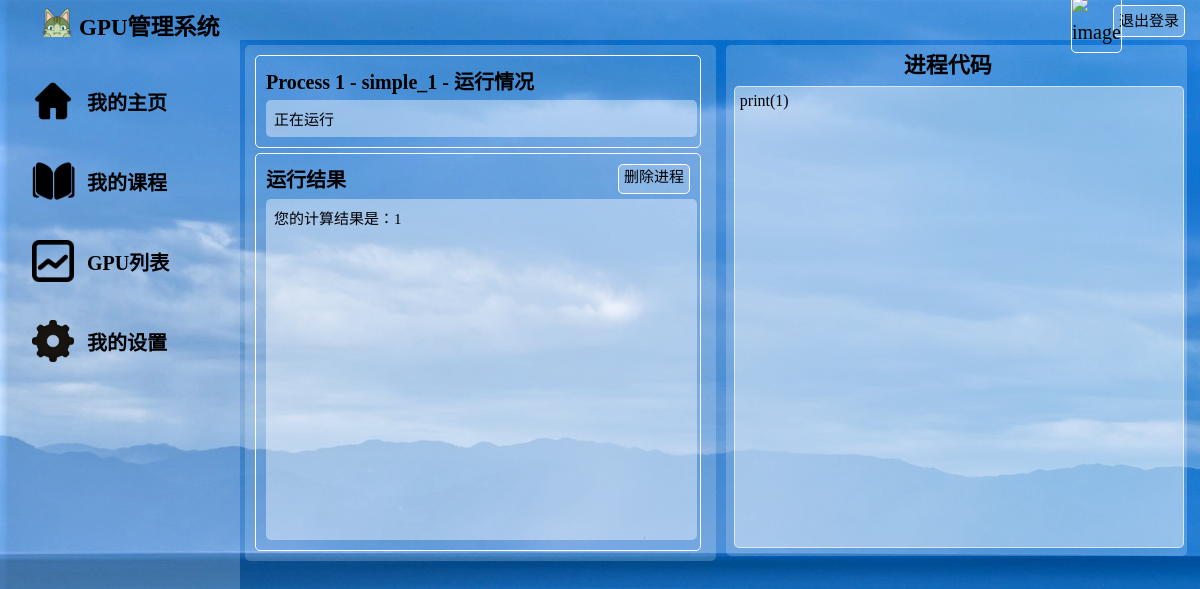
Screenshot of /process_teacher/1/ with the database file from the repository.
### watchlist/models.py (models this page shows)
class Process(db.Model):
    __tablename__ = 'Process'
    id = db.Column(db.Integer, primary_key=True)                    # id（主键）
    name = db.Column(db.String(50))                                 # 程序的名称
    info = db.Column(db.String(300))                                # 程序的信息
    state = db.Column(db.String(50))                                # 是否运行完成
    result = db.Column(db.String(1000))                             # 程序的结果
    code = db.Column(db.String(10000))                              # 存储代码，方便以后编辑代码
    course_name = db.Column(db.String(50), db.ForeignKey('Course.name'))  # 程序所属的课程
    gpu_name = db.Column(db.String(50), db.ForeignKey('GPU.name'))  # 程序在哪个gpu上跑的

### watchlist/views.py (the view)
@app.route('/process_teacher/<int:id>/', methods=['GET', 'POST'])
def process_xxx_teacher(id):
    process = Process.query.filter_by(id=id).first()
    return render_template('process_xxx_teacher.html',process=process)

### watchlist/__init__.py (called while the page is built)
@app.context_processor
def inject_user():
    from watchlist.models import User
    user = User.query.first()
    return dict(user=user)

### watchlist/templates/process_xxx_teacher.html (shortened to what this page needs)
<!DOCTYPE html>
<html lang="en">
<head>
	<link rel="stylesheet" href="/static/style_student.css" />
</head>
<body>
	<div id="container">
		<div id="header">
			<div id="logo">
				<img src="/static/pic/logo.png" alt="">
				<span>GPU管理系统</span>
			</div>
			<div id="other">
				<form form method="POST" action="/logout/">
					<a id="login_out" href="/logout/" class="button">退出登录</a>
					<div id="user_img">
						<img src="{{ current_user.pic_path }}" alt="image">
					</div>
					<div id="user_name">
					</div>
				</form>
			</div>
		</div>
		<div id="main">
			<div id="aside">
				<br>
				<div id="Home Page">
					<div class="asidepic">
						<img src="/static/pic/home.png" alt="">
					</div>
					<div class="asidechoices">
						<a href="/index_teacher/">我的主页</a>
					</div>
				</div>
				<div id="My courses">
					<div class="asidepic">
						<img src="/static/pic/courses.png" alt="">
					</div>
					<div class="asidechoices">
						<a href="/my_courses_teacher/">我的课程</a>
					</div>
				</div>
				<div id="Process">
					<div class="asidepic">
						<img src="/static/pic/process.png" alt="">
					</div>
					<div class="asidechoices">
						<a href="/process_teacher/">GPU列表</a>
					</div>
				</div>
				<div id="Settings">
					<div class="asidepic">
						<img src="/static/pic/settings.png" alt="">
					</div>
					<div class="asidechoices">
						<a href="/settings_teacher/">我的设置</a>
					</div>
				</div>
			</div>
			<div id="content">
				<div id="left">
					<div id="result1_1" style="background:none;">
						<p style="font-weight:bold;margin-bottom:5px;">
							{{ process.name }} - {{ process.info }} - 运行情况
						</p>
						<div id="box1" style="background:rgba(255,255,255,0.4);">
							<p>
								{{ process.state }}
							</p>
						</div>
					</div>
					<div id="result2_2" style="background:none;">
						<form method="post" action="/process_teacher/">
							<a id="re_edit_delete" class="button"
							onclick="$('#submit').trigger('click');">
							删除进程
							</a>
						</form>
						<p style="font-weight:bold;margin-bottom:5px;">
							运行结果
						</p>
						<p id="box2" style="height:325px;overflow:auto;background:rgba(255,255,255,0.4); margin-top:6px;">
							{{ process.result }}
						</p>
					</div>
				</div>
				<div id="right">
					<div id="re_edit_title">
						<p style="font-weight:bold;margin-bottom:5px;font-size:22px;">
							进程代码
						</p>
					</div>
					<pre id="re_edit_text" name="edit" style="height:450px;padding:5px;overflow:auto;background:rgba(255,255,255,0.4);">{{ process.code }}</pre>
				</div>
			</div>
		</div>
</body>
</html>

### watchlist/static/style_student.css (style rules this page uses)
* { margin: 0; padding: 0; font-family: "阿里巴巴普惠体", "微软雅黑"; color: black; }
html { height: 100%; background:url("pic/bg.gif") repeat-y; background-size: cover; }
#container { margin: 0; height: 100%; }
#header { height: 40px; width: 100%; position: fixed; z-index: 1000;left: 0; top: 0; }
#login_out { height: 30px; padding: 0 5px; margin:5px 15px 6px 2px; font-size:15px; line-height: 30px; float:right; background: rgba(255, 255, 255, 0.2); color:black; text-decoration: none; border:1px solid white; border-radius: 5px; }
#user_img { margin-top: 5px; margin-right: -40px padding-top: -50px; float: right; margin: 10px; height: 30px; width: 30px; }
#user_img img { margin-top:-15px; width: 95%; height:95%; border: 1px solid white; border-radius: 5px; }
#user_name { width: 80px; height: 88%; float: right; margin:1px -10px 1px 0; padding: 1px; color: black; text-align: right; }
#logo { height: 100%; width: 20%; float: left; background: rgba(255, 255, 255, 0.2); }
#logo img { float: left; margin-left: 40px; height: 85%; margin-top: 3px; }
#logo span { float: left; margin-left: 5px; margin-top: 8px; font-weight: bold; font-size: 23px; }
#other { height: 100%; width: 80%; float: left; background: rgba(255, 255, 255, 0.2); text-align: right; line-height: 40px; font-size: 20px; color: black; }
#main { height: auto; }
#aside { margin-top: 40px; float: left; width: 20%; height: 100%; background: rgba(255, 255, 255, 0.2); position: fixed; }
#aside div { height: 60px; margin: auto; text-align: left; margin-left: 5px; padding: 10px; }
#aside a { text-decoration: none; text-align: center; font-size: 20px; line-height: 50px; height: 60px; color: black; margin: 5px; padding: 2px; font-weight: bold; }
.asidepic { height: 80%; width: 25px; float: left; line-height: 100%; }
.asidepic img { height: 70%; margin: 2px; }
.asidechoices { height: 80%; float: left; margin:2px; padding: 2px; }
#content { float: right; width: 80%; height: 100%; overflow: auto; margin-top:40px; }
#box1 { width: 99%; height: 100%; font-size: 20px; padding: 8px; background: rgba(255, 255, 255, 0.2); border-radius: 5px; font-size: 15px; }
#box2 { width: 99%; height: 68%; font-size: 20px; padding: 8px; background: rgba(255, 255, 255, 0.2); border-radius: 5px; font-size: 15px; overflow: auto; max-height: 350px; }
#re_edit_delete { height: 28px; float:right; border:1px solid white; font-size: 15px; font-weight: normal; padding: 0 5px; border-radius: 5px; line-height: 25px; background: rgba(255,255,255,0.2); text-decoration:none; }
#left { width: 48%; float: left; height: 100%; margin:5px; padding: 5px; background: rgba(255, 255, 255, 0.2); border-radius: 5px; }
#right { width: 48%; float: left; height: 100%; background: rgba(255,255,255,0.2); border-radius: 5px; margin:5px; }
#result1_1 { width: 92%; height: 30%; border: 1px solid white; padding: 10px; margin: 5px; font-size: 20px; text-align: left; border-radius: 5px; background: rgba(255, 255, 255, 0.2); }
#result2_2 { width: 92%; height: 70%; border: 1px solid white; padding: 10px; margin: 5px; font-size: 20px; text-align: left; border-radius: 5px; background: rgba(255, 255, 255, 0.2); }
#box1 { width: 98%; height: 100%; font-size: 20px; padding: 8px; background: rgba(255, 255, 255, 0.2); border-radius: 5px; font-size: 15px; }
#box2 { width: 98%; height: 68%; font-size: 20px; padding: 8px; background: rgba(255, 255, 255, 0.2); border-radius: 5px; font-size: 15px; overflow: auto; max-height: 340px; }
#re_edit_text { height:90%; width:95%; margin:8px; overflow: auto; background: rgba(255, 255, 255, 0.65); padding: 5px; border: 1px solid rgba(255, 255, 255, 0.6); border-radius: 5px; text-align: left; }
#re_edit_title { width:95%; height:25px; text-align: center; line-height: 25px; margin:3px; margin-top: 8px; clear:both; font-size:25px; }

### rows the page displays
Process: name "Process 1", info "simple_1", state "正在运行", result "您的计算结果是：1", code "print(1)"
